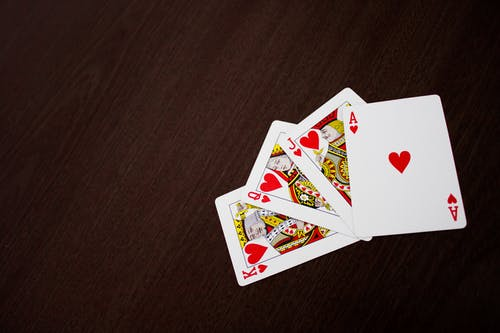
#> input picture reso/cards.jpeg, 500 x 333 px, given in place of the camera
$ python doc_scanner.py
#> lines starting #> are read from the running program, lines starting #| are printed output that depends on the picture; after the words box and inside, x2 and y2 are one past the last pixel; in counts of white or black regions, pixels touching at a corner belong together
import cv2
import numpy as np

widthImg = 640
heightImg = 480

cap = cv2.VideoCapture(0)
cap.set(3,widthImg)
cap.set(4,heightImg)
cap.set(10,100)

def getContours(img):
    biggest = np.array([[0,0],[widthImg,0],[0,heightImg],[widthImg,heightImg]])
    contours,hierarchy = cv2.findContours(img,cv2.RETR_EXTERNAL,cv2.CHAIN_APPROX_NONE)
    for cnt in contours:
        area = cv2.contourArea(cnt)

        if area > 5000:
            cv2.drawContours(imgContour,cnt,-1,(255,0,0),3)
            peri = cv2.arcLength(cnt,True)

            approx = cv2.approxPolyDP(cnt,0.02*peri,True)

            objCor = len(approx)
            maxArea = 5000
            if objCor == 4  and area > maxArea :

                biggest = approx
                maxArea = area
    #cv2.drawContours(imgContour,biggest,-1,(255,0,0),20)
    return biggest

def preProcessing(img):
    imgGray = cv2.cvtColor(img,cv2.COLOR_BGR2GRAY)
    imgBlur = cv2.GaussianBlur(imgGray,(1,1),1)
    imgCanny = cv2.Canny(imgGray,200,70)
    kernal = np.ones((3,3))
    imgDilate = cv2.dilate(imgCanny,kernal,iterations=3)
    imgErode = cv2.erode(imgDilate,kernal,iterations=1)
    return imgErode

def recorder(myPoints):
    myPoints = myPoints.reshape((4,2))
    myPointsNew = np.zeros((4,1,2),np.int32)
    add = myPoints.sum(1)

    myPointsNew[0] = myPoints[np.argmin(add)]
    myPointsNew[3] = myPoints[np.argmax(add)]
    diff = np.diff(myPoints,axis=1)
    myPointsNew[1] = myPoints[np.argmin(diff)]
    myPointsNew[2] = myPoints[np.argmax(diff)]
    print(myPointsNew)
    return myPointsNew
def getWarp(img,biggest):
    newPoints=recorder(biggest)
    pts1 = np.float32(newPoints)
    pts2 = np.float32([[0,0],[widthImg,0],[0,heightImg],[widthImg,heightImg]])

    matrix = cv2.getPerspectiveTransform(pts1,pts2)
    imgOutput = cv2.warpPerspective(img,matrix,(widthImg,heightImg))
    return imgOutput

while True:
    sucsess,img = cap.read()
#> img is the input picture: shape (333, 500, 3); mean B, G, R 46.1, 50.9, 69.1

    cv2.resize(img,(widthImg,heightImg))
    imgContour = img.copy()
    imgThresh=preProcessing(img)
#> in preProcessing, `imgGray = cv2.cvtColor(img,cv2.COLOR_BGR2GRAY)`:
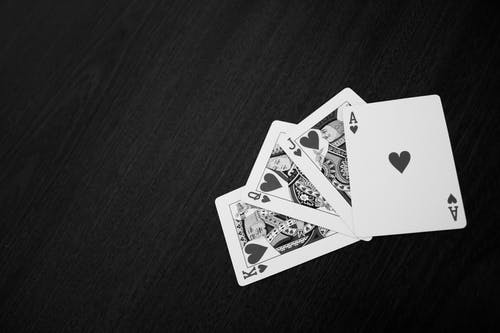
#> imgGray: shape (333, 500); min 1, max 255, mean 55.8
#> in preProcessing, `imgCanny = cv2.Canny(imgGray,200,70)`:
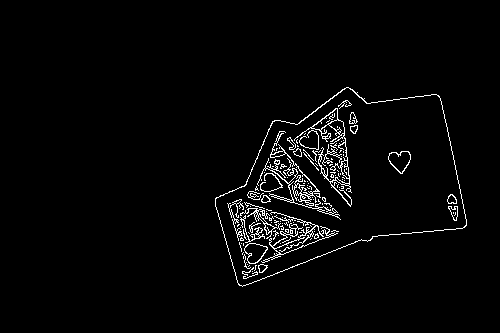
#> imgCanny: shape (333, 500); 2.7% white in thin lines or dots, all inside (x1, y1, x2, y2) = (215, 87, 467, 287)
#> in preProcessing, `imgDilate = cv2.dilate(imgCanny,kernal,iterations=3)`:
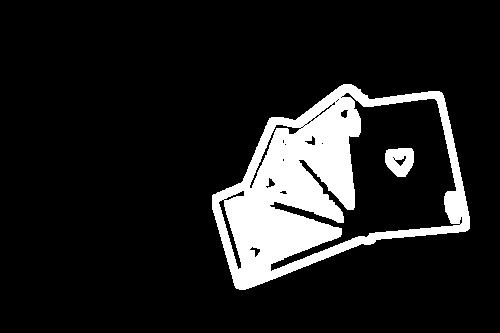
#> imgDilate: shape (333, 500); 12.5% white; 2 white regions, box (x1, y1, x2, y2) and area: (212, 84, 470, 290) 20158, (385, 148, 414, 177) 634
#> in preProcessing, `imgErode = cv2.erode(imgDilate,kernal,iterations=1)`:
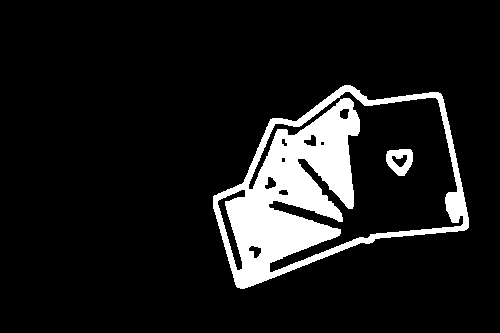
#> imgErode: shape (333, 500); 10.6% white; 2 white regions
    biggest=getContours(imgThresh)
#> in getContours, `contours,hierarchy = cv2.findContours(img,cv2.RETR_EXTERNAL,cv2.CHAIN_..`: contours = 1 contour; box (x1, y1, x2, y2) and area: (213, 85, 469, 289) 33046
#> the loop in getContours, `for cnt in contours:` made 1 pass
#> (area, peri, objCor, maxArea) on pass 1: (33046, 813.5, 6, 5000)
#> after the loop in getContours, `for cnt in contours:`:
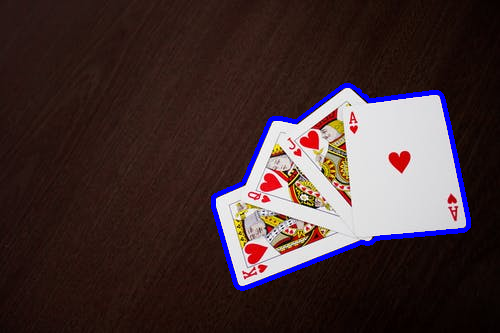
#> imgContour: shape (333, 500, 3); 2.17% of pixels changed, all inside (x1, y1, x2, y2) = (211, 83, 471, 291)
#> after the loop in getContours, `for cnt in contours:`: biggest = [[0, 0], [640, 0], [0, 480], [640, 480]]
#> biggest = [[0, 0], [640, 0], [0, 480], [640, 480]]
    imgOutput = getWarp(img,biggest)
#> in recorder, `add = myPoints.sum(1)`: add = [0, 640, 480, 1120]
#> in recorder, `diff = np.diff(myPoints,axis=1)`: diff = [0, -640, 480, -160]
#> in getWarp, `newPoints=recorder(biggest)`: newPoints = [[0, 0], [640, 0], [0, 480], [640, 480]]
#> in getWarp, `matrix = cv2.getPerspectiveTransform(pts1,pts2)`: matrix = [[1, 0, 0], [0, 1, 0], [0, 0, 1]]
#> in getWarp, `imgOutput = cv2.warpPerspective(img,matrix,(widthImg,heightImg))`:
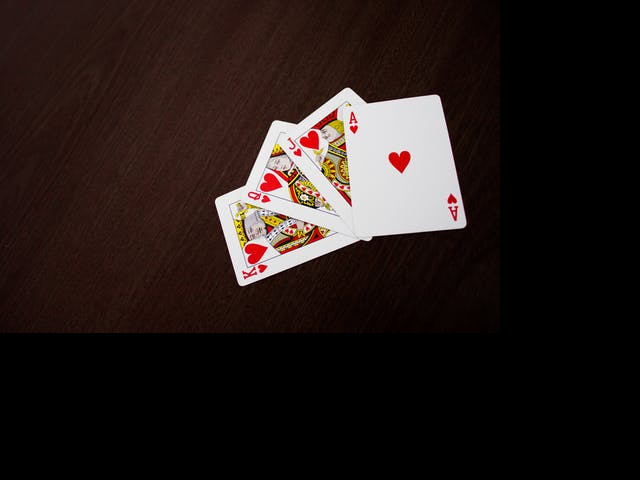
#> imgOutput: shape (480, 640, 3); mean B, G, R 25, 27.6, 37.5
    cv2.imshow("Doc scaner",imgThresh)
    cv2.imshow("Doc scaner",imgOutput)
    print(biggest)
#| [[  0   0]
#|  [640   0]
#|  [  0 480]
#|  [640 480]]
    if cv2.waitKey(1) & 0xFF == ord("q"):
#> (key q is pressed here)
        break
